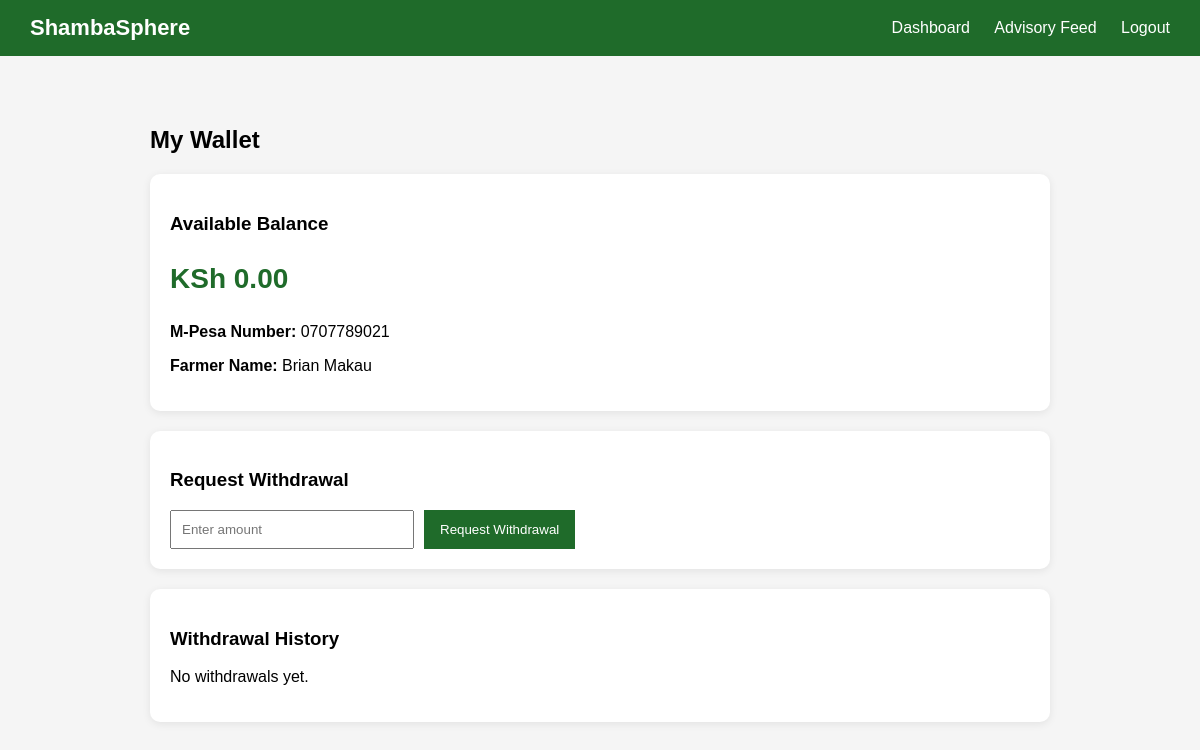
/wallet/ (signed in), run on the app's committed database.
### myapp/models.py (models this page shows, shortened)
class FarmerProfile(models.Model):
    user = models.OneToOneField(User, on_delete=models.CASCADE)
    phone = models.CharField(max_length=20)
    county = models.CharField(max_length=100)
    profile_pic = models.ImageField(
        upload_to="profile_pics/",
        null=True,
        blank=True,
        default="profile_pics/default.png"
    )
    farm_name = models.CharField(max_length=200)
    farming_type = models.CharField(max_length=100)
    farm_size = models.FloatField()
    experience = models.IntegerField()
    farm_description = models.TextField(blank=True)
    produce_categories = models.CharField(max_length=255, blank=True)
    active_status = models.CharField(max_length=10)
    harvest_season = models.CharField(max_length=50)
    delivery = models.CharField(max_length=10)
    balance = models.DecimalField(max_digits=10, decimal_places=2, default=0)

### myapp/views.py (the view)
# urls.py: path('wallet/', views.wallet_view, name='wallet_view'),
@login_required
def wallet_view(request):
    farmer = FarmerProfile.objects.get(user=request.user)
    withdrawals = Withdrawal.objects.filter(farmer=farmer).order_by("-created_at")
    context = {
        "farmer": farmer,
        "withdrawals": withdrawals,
    }
    return render(request, "wallet.html", context)

### myapp/templates/wallet.html (shortened to what this page needs)
{% load static %}
<!DOCTYPE html>
<html lang="en">
<head>
    <link rel="stylesheet" href="{% static 'css/wallet.css' %}">
</head>
<body>
<header>
    <div class="logo">ShambaSphere</div>
    <nav>
        <a href="{% url 'farmer_dashboard' %}">Dashboard</a>
        <a href="{% url 'advisory_feed' %}">Advisory Feed</a>
        <a href="{% url 'logout' %}">Logout</a>
    </nav>
</header>
<section class="wallet-container">
    <h2>My Wallet</h2>
    <div class="wallet-card">
        <h3>Available Balance</h3>
        <p class="balance">KSh {{ farmer.balance }}</p>
        <p><strong>M-Pesa Number:</strong> {{ farmer.phone }}</p>
        <p><strong>Farmer Name:</strong> {{ farmer.user.first_name }} {{ farmer.user.last_name }}</p>
    </div>
    <div class="withdraw-card">
        <h3>Request Withdrawal</h3>
        <form method="POST" action="{% url 'request_withdrawal' %}">
            <input type="number" name="amount" step="0.01" placeholder="Enter amount" required>
            <button type="submit">Request Withdrawal</button>
        </form>
    </div>
    <div class="history-card">
        <h3>Withdrawal History</h3>
        {% for withdrawal in withdrawals %}
        <div class="history-item">
            <p><strong>Amount:</strong> KSh {{ withdrawal.amount }}</p>
            <p><strong>Status:</strong> {{ withdrawal.status }}</p>
            <p><strong>Date:</strong> {{ withdrawal.created_at }}</p>
        </div>
        {% empty %}
        <p>No withdrawals yet.</p>
        {% endfor %}
    </div>
</section>
</body>
</html>

### myapp/static/css/wallet.css (style rules this page uses)
body { margin: 0; font-family: Arial, sans-serif; background: #f5f5f5; }
header { background: #1f6b2a; color: white; padding: 15px 30px; display: flex; justify-content: space-between; align-items: center; }
header .logo { font-size: 22px; font-weight: bold; }
header nav a { color: white; text-decoration: none; margin-left: 20px; }
.wallet-container { max-width: 900px; margin: 30px auto; padding: 20px; }
.wallet-card, .withdraw-card, .history-card { background: white; padding: 20px; border-radius: 10px; margin-bottom: 20px; box-shadow: 0 2px 8px rgba(0,0,0,0.08); }
.balance { font-size: 28px; font-weight: bold; color: #1f6b2a; }
.withdraw-card form { display: flex; gap: 10px; flex-wrap: wrap; }
.withdraw-card input { padding: 10px; width: 220px; }
.withdraw-card button { padding: 10px 16px; background: #1f6b2a; color: white; border: none; cursor: pointer; }

### data on the page
FarmerProfile: balance "0.00", phone "0707789021", user.first_name "Brian", user.last_name "Makau"
